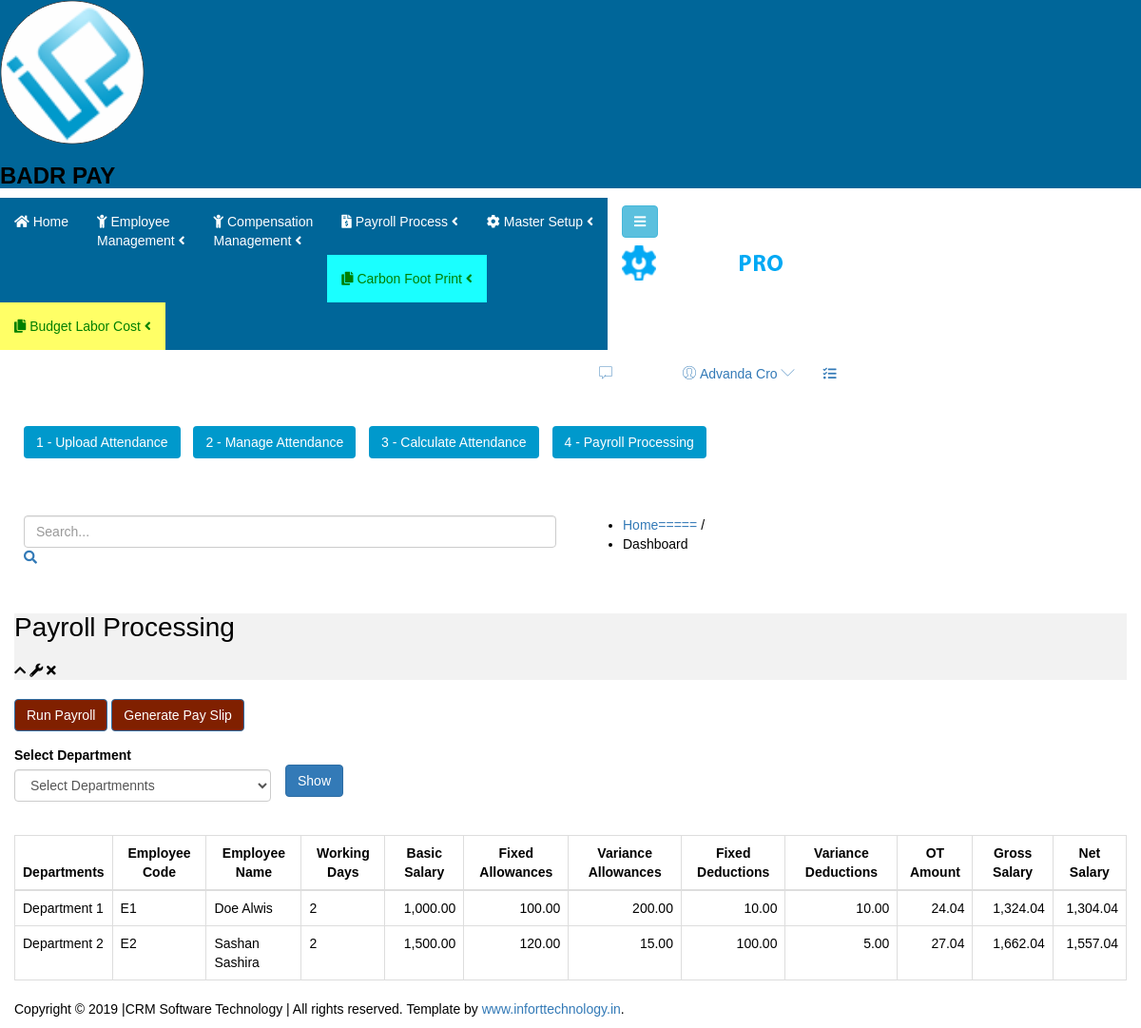
Screenshot of /Wamp/Forms/PayrollProcess/PayrollProcessUI.php with the database file from the repository.
### tables this page shows
CREATE TABLE IF NOT EXISTS `payroll` (
  `ID` int NOT NULL AUTO_INCREMENT,
  `EmployeeID` int NOT NULL,
  `WorkingDays` float NOT NULL,
  `NopayDays` float NOT NULL,
  `FixedDeduction` double NOT NULL,
  `FixedAllowance` double NOT NULL,
  `VarianceDeduction` double NOT NULL,
  `VarianceAllowance` double NOT NULL,
  `OTAmount` double NOT NULL,
  `EarnedLeave` double NOT NULL,
  `SalaryAdvance` double NOT NULL,
  `Nopay` double NOT NULL,
  `Insurance` double NOT NULL,
  `TreadUnion` double NOT NULL,
  `Status` int NOT NULL,
  `BasicSalary` double NOT NULL,
  `GrossSalary` double NOT NULL,
  `NetSalary` double NOT NULL,
  `StampDuty` double NOT NULL,
  `ETF` double NOT NULL,
  `EPFEmployee` double NOT NULL,
  `EPFCompany` double NOT NULL,
  `nopayAmountAllownse` double NOT NULL,
  `LonePayment` double NOT NULL,
  `TotalDeduction` double NOT NULL,
  `BalanceCF` double NOT NULL,
  `Cash` double NOT NULL,
  `BalanceBF` double NOT NULL,
  `ForignRate` double NOT NULL,
  `TargetWeight` float NOT NULL,
  `OverTargetRate` double NOT NULL,
  `EmpProduction` float NOT NULL,
  `OverTargetWeight` float NOT NULL,
  `OverTargetAmount` double NOT NULL,
  `NormalOt` double NOT NULL,
  `DoubleOt` double NOT NULL,
  `SalaryArrears` double NOT NULL,
  `PayCut` double NOT NULL,
  `NCashBenefits` double NOT NULL,
  `PayCutEvenin` double NOT NULL,
  `TempEmployee` int NOT NULL,
  `LoanBalance` double NOT NULL,
  `SundayAllownce` double NOT NULL,
  `SpecialAllownce` double NOT NULL,
  `BasicSalaryforEPF` double NOT NULL,
  `BasicSalaryForEPFPay` double NOT NULL,
  `ProceMonth` int NOT NULL,
  `PayProceYear` int NOT NULL,
  `AttAllowance` double NOT NULL,
  `LateHour` float NOT NULL,
  `OTHours` float NOT NULL,
  `SaturdayAllowence` double NOT NULL,
  `PieceAlowAmount` double NOT NULL,
  `EmpRateAmount` double NOT NULL,
  `SunDayOT` double NOT NULL,
  `SundayWorkingDay` int NOT NULL,
  `OrgBasicSalery` double NOT NULL,
  `PoyaDayWorking` int NOT NULL,
  `Weekno` int NOT NULL,
  `SunDayOtHours` float NOT NULL,
  `DaySalary` double NOT NULL,
  PRIMARY KEY (`ID`)
);

CREATE TABLE IF NOT EXISTS `departments` (
  `ID` int NOT NULL AUTO_INCREMENT,
  `Departments` varchar(50) NOT NULL,
  PRIMARY KEY (`ID`)
);

CREATE TABLE IF NOT EXISTS `employee` (
  `EmployeeID` int NOT NULL AUTO_INCREMENT,
  `EmployeeCode` varchar(15) NOT NULL,
  `FirstName` varchar(50) NOT NULL,
  `LastName` varchar(50) NOT NULL,
  `DepartmentID` int NOT NULL,
  `DesignationID` int NOT NULL,
  `Gender` varchar(10) NOT NULL,
  `Email` varchar(100) NOT NULL,
  `Address` varchar(255) NOT NULL,
  `MobileNumber` varchar(15) NOT NULL,
  `BirthDate` date NOT NULL,
  `JoinedDate` date NOT NULL,
  `Status` varchar(20) NOT NULL,
  `BasicSalary` decimal(10,2) NOT NULL,
  `PhotoPath` varchar(255) DEFAULT NULL,
  `PhotoID` varchar(255) NOT NULL,
  `QID` varchar(15) NOT NULL,
  `HourlyRate` double NOT NULL,
  PRIMARY KEY (`EmployeeID`)
);

### Wamp/Connection/dbconnecting.php (called while the page is built, shortened)
<?php
$host = "localhost";
$user = "root";
$password = "";
$database = "badrpayroll";
class DBHandle {
    private $connection;
    public function __construct($host, $user, $password, $database) {
        $this->connection = new mysqli($host, $user, $password, $database);
    }
    public function runQuery($query) {
        $result = $this->connection->query($query);
        return $result;
    }
}
$db_handle = new DBHandle($host, $user, $password, $database);
?>

### Wamp/Forms/PayrollProcess/PayrollProcessUI.php (the view, shortened to what this page needs)
<?php
	require_once("../../Connection/dbconnecting.php");
?>
<!doctype html>
<html class="no-js" lang="en">
<head>
	<?php include('../../Include/headerlinks.php');
	?>
</head>
<body class="materialdesign">
    <div class="wrapper-pro">
        <?php include('../../Include/sidebar.php'); ?>
        <div class="content-inner-all">
            <?php include('../../Include/header.php'); ?>
            <div class="breadcome-area mg-b-30 small-dn">
                <div class="container-fluid">
                    <div class="row">
                        <div class="col-lg-12">
                            <div class="breadcome-list shadow-reset">
                                <div class="row">
                                    <div class="col-lg-12">
										<div class="menu-container">
											<a href="../AttendanceUpload/AttendanceUpload.php" class="btn " style="background-color:#0099cc; color:white;">1 - Upload Attendance</a>
										</div>
										<div class="menu-container">
											<a href="../AttendanceManagement/AttendanceManagement.php" class="btn " style="background-color:#0099cc; color:white;">2 - Manage Attendance </a>
										</div>
										<div class="menu-container">
											<a href="../AttendanceCalculations/AttendanceCalculations.php" class="btn " style="background-color:#0099cc; color:white;">3 - Calculate Attendance </a>
										</div>
										<div class="menu-container">
											<a href="../PayrollProcess/PayrollProcessUI.php" class="btn " style="background-color:#0099cc; color:white;">4 - Payroll Processing </a>
										</div>
                                    </div>
                                </div>
                            </div>
                        </div>
                    </div>
                </div>
            </div>
			<?php include('../../Include/menuarea.php'); ?>
            <div class="admin-dashone-data-table-area mg-b-15">
                <div class="container-fluid">
                    <div class="row">
                        <div class="col-lg-12">
                            <div class="sparkline8-list shadow-reset">
                                <div class="sparkline8-hd" style="background-color:#f2f2f2;">
                                    <div class="main-sparkline8-hd">
                                        <h1>Payroll Processing</h1>
                                        <div class="sparkline8-outline-icon">
                                            <span class="sparkline8-collapse-link"><i class="fa fa-chevron-up"></i></span>
                                            <span><i class="fa fa-wrench"></i></span>
                                            <span class="sparkline8-collapse-close"><i class="fa fa-times"></i></span>
                                        </div>
                                    </div>
                                </div>
								<div class="form-group" style="text-align: left; display: block;"><br>
									<button type="button" class="PayrollBTN btn btn-primary" id="PayrollBTN" style="background-color:#802000;"> Run Payroll</button>
									<button type="button" class="PaySlipGenerate btn btn-primary" id="PaySlipGenerate" style="background-color:#802000;"> Generate Pay Slip</button>
								</div>
                                <div class="sparkline8-graph">
									<form id="form1" name="form1" method="post" autocomplete="off" action="">
										<div class="row">
											<div class="col-md-3">
												<div class="form-group">
													<label for="txtDepartment" style="text-align: left; display: block;" >Select Department</label>
													<select class="form-control" id="cmbDepartment" 	>
															<option value="">Select Departmennts</option>
														</select>
												</div>
											</div>
											<div class="form-group" style="text-align: left; display: block;"><br>
												<button type="button" class="PayrollProcess btn btn-primary" id="PayrollProcess">Show</button>
											</div>
										</div>
									</form>
									<br>
										<div id="Insert_Department" >
											<table class="table table-bordered" >
												<thead>
													<tr>
														<th  style="  text-align:center;">Departments</th>
														<th  style="  text-align:center;">Employee Code</th>
														<th  style="  text-align:center;">Employee Name</th>
														<th  style="  text-align:center;">Working Days</th>
														<th  style="  text-align:center;">Basic Salary</th>
														<th  style="  text-align:center;"> Fixed Allowances</th>
														<th  style="  text-align:center;"> Variance Allowances</th>
														<th  style="  text-align:center;"> Fixed Deductions</th>
														<th  style="  text-align:center;"> Variance Deductions</th>
														<th  style="  text-align:center;">OT Amount</th>
														<th  style="  text-align:center;">Gross Salary</th>
														<th  style="  text-align:center;">Net Salary</th>
													</tr>
												</thead>
												<tbody>
												<?php
												  $queryA = "SELECT `payroll`.*,`employee`.`FirstName`,`employee`.`LastName`,`employee`.`EmployeeCode`,`departments`.`Departments`
															   FROM `payroll`
															   INNER JOIN employee ON employee.EmployeeID = payroll.EmployeeID
															   INNER JOIN departments ON departments.ID = employee.DepartmentID
															   ORDER BY employee.EmployeeID";
												$resultA = $db_handle->runQuery($queryA);
												if(!empty($resultA)){
													foreach ($resultA as $r) {
														$ID=$r['ID'];
														?>
														<tr id="show">
															<td style ="text-align:left;" id="Departments-<?php echo $ID; ?>"><?php echo $r['Departments']; ?></td>
															<td style ="text-align:left;" id="Departments-<?php echo $ID; ?>"><?php echo $r['EmployeeCode']; ?></td>
															<td style ="text-align:left;" id="Departments-<?php echo $ID; ?>"><?php echo $r['FirstName'].' '.$r['LastName']; ?></td>
															<td style ="text-align:left;" id="Departments-<?php echo $ID; ?>"><?php echo $r['WorkingDays']; ?></td>
															<td style ="text-align:right;" id="Departments-<?php echo $ID; ?>"><?php echo number_format($r['BasicSalary'],2); ?></td>
															<td style ="text-align:right;" id="Departments-<?php echo $ID; ?>"><?php echo number_format($r['FixedAllowance'],2) ; ?></td>
															<td style ="text-align:right;" id="Departments-<?php echo $ID; ?>"><?php echo number_format($r['VarianceAllowance'],2); ?></td>
															<td style ="text-align:right;" id="Departments-<?php echo $ID; ?>"><?php echo number_format($r['FixedDeduction'],2)  ?></td>
															<td style ="text-align:right;" id="Departments-<?php echo $ID; ?>"><?php echo number_format($r['VarianceDeduction'],2)  ?></td>
															<td style ="text-align:right;" id="Departments-<?php echo $ID; ?>"><?php echo number_format($r['OTAmount'],2)  ?></td>
															<td style ="text-align:right;" id="Departments-<?php echo $ID; ?>"><?php echo number_format($r['GrossSalary'],2) ; ?></td>
															<td style ="text-align:right;" id="Departments-<?php echo $ID; ?>"><?php echo number_format($r['NetSalary'],2) ; ?></td>
														</tr>
														<?php
													}
												}	?>
												</tbody>
											</table>
										</div>
                                    </div>
                                </div>
                            </div>
                        </div>
                    </div>
                </div>
            </div>
        </div>
    <?php include('../../Include/footer.php'); ?>
</body>
</html>

### Wamp/Forms/css/style.css (style rules this page uses)
body { font-family: "Poppins", sans-serif; color: #000000; background-color: #ffffff; }
.btn, .btn:focus { outline: none !important; -webkit-box-shadow: none; box-shadow: none; }

### Wamp/Forms/PayrollProcess/PayrollProcessUI.php (style rules this page uses)
.menu-container { display: inline-block; margin-right: 10px; }
.breadcome-area { padding: 20px 0; }
.breadcome-list { padding: 10px; }

### rows the page displays
payroll: departments.Departments "Department 1", EmployeeID.EmployeeCode "E1", EmployeeID.FirstName "Doe", EmployeeID.LastName "Alwis", WorkingDays "2", BasicSalary "1,000.00", FixedAllowance "100.00", VarianceAllowance "200.00", FixedDeduction "10.00", VarianceDeduction "10.00", OTAmount "24.04", GrossSalary "1,324.04", NetSalary "1,304.04"
payroll: departments.Departments "Department 2", EmployeeID.EmployeeCode "E2", EmployeeID.FirstName "Sashan", EmployeeID.LastName "Sashira", WorkingDays "2", BasicSalary "1,500.00", FixedAllowance "120.00", VarianceAllowance "15.00", FixedDeduction "100.00", VarianceDeduction "5.00", OTAmount "27.04", GrossSalary "1,662.04", NetSalary "1,557.04"
